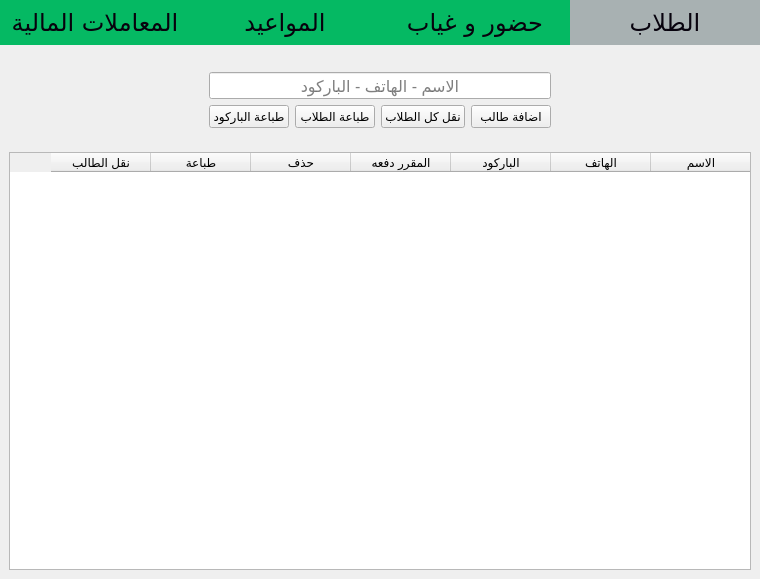
<?xml version="1.0" encoding="UTF-8"?>
<ui version="4.0">
 <class>Form</class>
 <widget class="QWidget" name="Form">
  <property name="geometry">
   <rect>
    <x>0</x>
    <y>0</y>
    <width>760</width>
    <height>579</height>
   </rect>
  </property>
  <property name="windowTitle">
   <string>Form</string>
  </property>
  <layout class="QVBoxLayout" name="verticalLayout">
   <property name="spacing">
    <number>0</number>
   </property>
   <property name="margin">
    <number>0</number>
   </property>
   <item>
    <widget class="QWidget" name="widget_4" native="true">
     <property name="sizePolicy">
      <sizepolicy hsizetype="Preferred" vsizetype="Preferred">
       <horstretch>0</horstretch>
       <verstretch>0</verstretch>
      </sizepolicy>
     </property>
     <property name="styleSheet">
      <string notr="true">QPushButton
{
background-color: #05B963;
color:#07020D;
padding:8px;
border:0px;
}


</string>
     </property>
     <layout class="QHBoxLayout" name="horizontalLayout_2">
      <property name="spacing">
       <number>0</number>
      </property>
      <property name="margin">
       <number>0</number>
      </property>
      <item>
       <widget class="QPushButton" name="mony_btn">
        <property name="sizePolicy">
         <sizepolicy hsizetype="Minimum" vsizetype="Preferred">
          <horstretch>0</horstretch>
          <verstretch>0</verstretch>
         </sizepolicy>
        </property>
        <property name="font">
         <font>
          <family>Alarabiya Font</family>
          <pointsize>18</pointsize>
         </font>
        </property>
        <property name="text">
         <string>المعاملات المالية</string>
        </property>
        <property name="icon">
         <iconset resource="../views/source.qrc">
          <normaloff>:/n/img/Money-100.png</normaloff>:/n/img/Money-100.png</iconset>
        </property>
        <property name="iconSize">
         <size>
          <width>30</width>
          <height>30</height>
         </size>
        </property>
       </widget>
      </item>
      <item>
       <widget class="QPushButton" name="attend_btn">
        <property name="sizePolicy">
         <sizepolicy hsizetype="Minimum" vsizetype="Preferred">
          <horstretch>0</horstretch>
          <verstretch>0</verstretch>
         </sizepolicy>
        </property>
        <property name="font">
         <font>
          <family>Alarabiya Font</family>
          <pointsize>18</pointsize>
         </font>
        </property>
        <property name="text">
         <string>المواعيد</string>
        </property>
        <property name="icon">
         <iconset resource="../views/source.qrc">
          <normaloff>:/n/img/Event Accepted Tentatively Filled-100.png</normaloff>:/n/img/Event Accepted Tentatively Filled-100.png</iconset>
        </property>
        <property name="iconSize">
         <size>
          <width>30</width>
          <height>30</height>
         </size>
        </property>
       </widget>
      </item>
      <item>
       <widget class="QPushButton" name="st_attend_btn">
        <property name="sizePolicy">
         <sizepolicy hsizetype="Minimum" vsizetype="Preferred">
          <horstretch>0</horstretch>
          <verstretch>0</verstretch>
         </sizepolicy>
        </property>
        <property name="font">
         <font>
          <family>Alarabiya Font</family>
          <pointsize>18</pointsize>
         </font>
        </property>
        <property name="text">
         <string>حضور و غياب</string>
        </property>
        <property name="icon">
         <iconset resource="../views/source.qrc">
          <normaloff>:/n/img/Future-100.png</normaloff>:/n/img/Future-100.png</iconset>
        </property>
        <property name="iconSize">
         <size>
          <width>30</width>
          <height>30</height>
         </size>
        </property>
       </widget>
      </item>
      <item>
       <widget class="QPushButton" name="students_btn">
        <property name="sizePolicy">
         <sizepolicy hsizetype="Minimum" vsizetype="Preferred">
          <horstretch>0</horstretch>
          <verstretch>0</verstretch>
         </sizepolicy>
        </property>
        <property name="font">
         <font>
          <family>Alarabiya Font</family>
          <pointsize>18</pointsize>
         </font>
        </property>
        <property name="styleSheet">
         <string notr="true">background:#A8B1B2;</string>
        </property>
        <property name="text">
         <string>الطلاب</string>
        </property>
        <property name="icon">
         <iconset resource="../views/source.qrc">
          <normaloff>:/n/img/users-group.png</normaloff>:/n/img/users-group.png</iconset>
        </property>
        <property name="iconSize">
         <size>
          <width>30</width>
          <height>30</height>
         </size>
        </property>
        <property name="checkable">
         <bool>true</bool>
        </property>
        <property name="checked">
         <bool>true</bool>
        </property>
       </widget>
      </item>
     </layout>
    </widget>
   </item>
   <item>
    <widget class="QStackedWidget" name="stackedWidget">
     <property name="currentIndex">
      <number>1</number>
     </property>
     <widget class="QWidget" name="attend">
      <layout class="QVBoxLayout" name="verticalLayout_4">
       <property name="spacing">
        <number>0</number>
       </property>
       <property name="margin">
        <number>0</number>
       </property>
       <item>
        <widget class="QWidget" name="widget_6" native="true">
         <property name="sizePolicy">
          <sizepolicy hsizetype="Preferred" vsizetype="Preferred">
           <horstretch>0</horstretch>
           <verstretch>1</verstretch>
          </sizepolicy>
         </property>
         <property name="styleSheet">
          <string notr="true"/>
         </property>
         <layout class="QHBoxLayout" name="horizontalLayout">
          <property name="spacing">
           <number>0</number>
          </property>
          <property name="margin">
           <number>0</number>
          </property>
          <item>
           <widget class="QPushButton" name="course_time_finish_btn">
            <property name="sizePolicy">
             <sizepolicy hsizetype="Minimum" vsizetype="Preferred">
              <horstretch>0</horstretch>
              <verstretch>0</verstretch>
             </sizepolicy>
            </property>
            <property name="styleSheet">
             <string notr="true">border:0px;background:#09C18D;color:#fff;</string>
            </property>
            <property name="text">
             <string>انهاء المواعيد</string>
            </property>
            <property name="checkable">
             <bool>true</bool>
            </property>
           </widget>
          </item>
          <item>
           <widget class="QPushButton" name="course_time_btn">
            <property name="sizePolicy">
             <sizepolicy hsizetype="Minimum" vsizetype="Preferred">
              <horstretch>0</horstretch>
              <verstretch>0</verstretch>
             </sizepolicy>
            </property>
            <property name="styleSheet">
             <string notr="true">border:0px;background:#35485F;color:#fff;</string>
            </property>
            <property name="text">
             <string>اختيار المواعيد</string>
            </property>
            <property name="checkable">
             <bool>false</bool>
            </property>
            <property name="checked">
             <bool>false</bool>
            </property>
           </widget>
          </item>
         </layout>
        </widget>
       </item>
       <item>
        <widget class="QWidget" name="widget_7" native="true">
         <property name="sizePolicy">
          <sizepolicy hsizetype="Preferred" vsizetype="Preferred">
           <horstretch>0</horstretch>
           <verstretch>1</verstretch>
          </sizepolicy>
         </property>
         <layout class="QHBoxLayout" name="horizontalLayout_4">
          <item>
           <spacer name="horizontalSpacer_4">
            <property name="orientation">
             <enum>Qt::Horizontal</enum>
            </property>
            <property name="sizeHint" stdset="0">
             <size>
              <width>40</width>
              <height>20</height>
             </size>
            </property>
           </spacer>
          </item>
          <item>
           <widget class="QDateEdit" name="start_dt">
            <property name="sizePolicy">
             <sizepolicy hsizetype="Expanding" vsizetype="Fixed">
              <horstretch>0</horstretch>
              <verstretch>0</verstretch>
             </sizepolicy>
            </property>
            <property name="alignment">
             <set>Qt::AlignCenter</set>
            </property>
            <property name="calendarPopup">
             <bool>true</bool>
            </property>
           </widget>
          </item>
          <item>
           <widget class="QLabel" name="label_25">
            <property name="text">
             <string>بداية الدورة</string>
            </property>
           </widget>
          </item>
          <item>
           <spacer name="horizontalSpacer_3">
            <property name="orientation">
             <enum>Qt::Horizontal</enum>
            </property>
            <property name="sizeHint" stdset="0">
             <size>
              <width>40</width>
              <height>20</height>
             </size>
            </property>
           </spacer>
          </item>
         </layout>
        </widget>
       </item>
       <item>
        <widget class="QStackedWidget" name="stackedWidget_2">
         <property name="sizePolicy">
          <sizepolicy hsizetype="Preferred" vsizetype="Preferred">
           <horstretch>0</horstretch>
           <verstretch>6</verstretch>
          </sizepolicy>
         </property>
         <property name="styleSheet">
          <string notr="true"/>
         </property>
         <property name="currentIndex">
          <number>1</number>
         </property>
         <widget class="QWidget" name="page">
          <property name="styleSheet">
           <string notr="true"/>
          </property>
          <layout class="QVBoxLayout" name="verticalLayout_6">
           <item>
            <widget class="QPushButton" name="add_btn_dates">
             <property name="text">
              <string>اضافة</string>
             </property>
             <property name="icon">
              <iconset resource="../views/source.qrc">
               <normaloff>:/n/img/Plus-500.png</normaloff>:/n/img/Plus-500.png</iconset>
             </property>
             <property name="iconSize">
              <size>
               <width>30</width>
               <height>30</height>
              </size>
             </property>
             <property name="flat">
              <bool>true</bool>
             </property>
            </widget>
           </item>
           <item>
            <widget class="QTableWidget" name="table_dates">
             <property name="layoutDirection">
              <enum>Qt::RightToLeft</enum>
             </property>
             <property name="editTriggers">
              <set>QAbstractItemView::NoEditTriggers</set>
             </property>
             <column>
              <property name="text">
               <string>التاريخ</string>
              </property>
             </column>
             <column>
              <property name="text">
               <string>اليوم</string>
              </property>
             </column>
             <column>
              <property name="text">
               <string>من</string>
              </property>
             </column>
             <column>
              <property name="text">
               <string>الى</string>
              </property>
             </column>
             <column>
              <property name="text">
               <string>حذف</string>
              </property>
             </column>
             <column>
              <property name="text">
               <string>تعديل</string>
              </property>
             </column>
            </widget>
           </item>
          </layout>
         </widget>
         <widget class="QWidget" name="page_3">
          <property name="styleSheet">
           <string notr="true"/>
          </property>
          <layout class="QGridLayout" name="gridLayout">
           <item row="0" column="1">
            <widget class="QPushButton" name="add_btn_days">
             <property name="text">
              <string>اضافة</string>
             </property>
             <property name="icon">
              <iconset resource="../views/source.qrc">
               <normaloff>:/n/img/Plus-500.png</normaloff>:/n/img/Plus-500.png</iconset>
             </property>
             <property name="iconSize">
              <size>
               <width>30</width>
               <height>30</height>
              </size>
             </property>
             <property name="flat">
              <bool>true</bool>
             </property>
            </widget>
           </item>
           <item row="0" column="0">
            <widget class="QPushButton" name="finish_days">
             <property name="text">
              <string>انهاء</string>
             </property>
             <property name="icon">
              <iconset resource="../views/source.qrc">
               <normaloff>:/n/img/Checkmark-512 (1).png</normaloff>:/n/img/Checkmark-512 (1).png</iconset>
             </property>
             <property name="iconSize">
              <size>
               <width>30</width>
               <height>30</height>
              </size>
             </property>
             <property name="flat">
              <bool>true</bool>
             </property>
            </widget>
           </item>
           <item row="1" column="0" colspan="2">
            <widget class="QTableWidget" name="table_days">
             <property name="layoutDirection">
              <enum>Qt::RightToLeft</enum>
             </property>
             <property name="editTriggers">
              <set>QAbstractItemView::NoEditTriggers</set>
             </property>
             <column>
              <property name="text">
               <string>اليوم</string>
              </property>
             </column>
             <column>
              <property name="text">
               <string>من</string>
              </property>
             </column>
             <column>
              <property name="text">
               <string>الى</string>
              </property>
             </column>
             <column>
              <property name="text">
               <string>حذف</string>
              </property>
             </column>
            </widget>
           </item>
          </layout>
         </widget>
        </widget>
       </item>
      </layout>
     </widget>
     <widget class="QWidget" name="all_st">
      <layout class="QVBoxLayout" name="verticalLayout_7">
       <item>
        <widget class="QWidget" name="widget_11" native="true">
         <property name="layoutDirection">
          <enum>Qt::RightToLeft</enum>
         </property>
         <layout class="QHBoxLayout" name="horizontalLayout_5" stretch="0,0,0">
          <property name="spacing">
           <number>9</number>
          </property>
          <property name="leftMargin">
           <number>10</number>
          </property>
          <property name="topMargin">
           <number>9</number>
          </property>
          <property name="rightMargin">
           <number>9</number>
          </property>
          <property name="bottomMargin">
           <number>9</number>
          </property>
          <item>
           <widget class="QWidget" name="widget_26" native="true"/>
          </item>
          <item>
           <widget class="QWidget" name="widget_28" native="true">
            <layout class="QGridLayout" name="gridLayout_2">
             <item row="1" column="1">
              <widget class="QPushButton" name="add_student_btn">
               <property name="sizePolicy">
                <sizepolicy hsizetype="Preferred" vsizetype="Fixed">
                 <horstretch>0</horstretch>
                 <verstretch>0</verstretch>
                </sizepolicy>
               </property>
               <property name="layoutDirection">
                <enum>Qt::LeftToRight</enum>
               </property>
               <property name="text">
                <string>اضافة طالب</string>
               </property>
               <property name="icon">
                <iconset resource="../views/source.qrc">
                 <normaloff>:/n/img/Plus-500.png</normaloff>:/n/img/Plus-500.png</iconset>
               </property>
               <property name="iconSize">
                <size>
                 <width>30</width>
                 <height>30</height>
                </size>
               </property>
              </widget>
             </item>
             <item row="1" column="4">
              <widget class="QPushButton" name="print_btn">
               <property name="layoutDirection">
                <enum>Qt::LeftToRight</enum>
               </property>
               <property name="text">
                <string>طباعة الباركود</string>
               </property>
               <property name="icon">
                <iconset resource="../views/source.qrc">
                 <normaloff>:/n/img/Printer Door Open Filled-100.png</normaloff>:/n/img/Printer Door Open Filled-100.png</iconset>
               </property>
               <property name="iconSize">
                <size>
                 <width>30</width>
                 <height>30</height>
                </size>
               </property>
              </widget>
             </item>
             <item row="0" column="1" colspan="4">
              <widget class="QLineEdit" name="st_edt_2">
               <property name="sizePolicy">
                <sizepolicy hsizetype="Preferred" vsizetype="Preferred">
                 <horstretch>0</horstretch>
                 <verstretch>0</verstretch>
                </sizepolicy>
               </property>
               <property name="font">
                <font>
                 <pointsize>12</pointsize>
                </font>
               </property>
               <property name="alignment">
                <set>Qt::AlignCenter</set>
               </property>
               <property name="placeholderText">
                <string>الاسم - الهاتف - الباركود</string>
               </property>
              </widget>
             </item>
             <item row="1" column="2">
              <widget class="QPushButton" name="sw_btn">
               <property name="layoutDirection">
                <enum>Qt::LeftToRight</enum>
               </property>
               <property name="text">
                <string>نقل كل الطلاب</string>
               </property>
               <property name="icon">
                <iconset resource="../views/source.qrc">
                 <normaloff>:/n/img/Recycling-104.png</normaloff>:/n/img/Recycling-104.png</iconset>
               </property>
               <property name="iconSize">
                <size>
                 <width>30</width>
                 <height>30</height>
                </size>
               </property>
              </widget>
             </item>
             <item row="1" column="3">
              <widget class="QPushButton" name="print_students">
               <property name="layoutDirection">
                <enum>Qt::LeftToRight</enum>
               </property>
               <property name="text">
                <string>طباعة الطلاب</string>
               </property>
               <property name="icon">
                <iconset resource="../views/source.qrc">
                 <normaloff>:/n/img/Printer Door Open Filled-100.png</normaloff>:/n/img/Printer Door Open Filled-100.png</iconset>
               </property>
               <property name="iconSize">
                <size>
                 <width>30</width>
                 <height>30</height>
                </size>
               </property>
              </widget>
             </item>
            </layout>
           </widget>
          </item>
          <item>
           <widget class="QWidget" name="widget_27" native="true"/>
          </item>
         </layout>
        </widget>
       </item>
       <item>
        <widget class="QTableWidget" name="st_cs_table">
         <property name="layoutDirection">
          <enum>Qt::RightToLeft</enum>
         </property>
         <property name="editTriggers">
          <set>QAbstractItemView::NoEditTriggers</set>
         </property>
         <column>
          <property name="text">
           <string>الاسم</string>
          </property>
         </column>
         <column>
          <property name="text">
           <string>الهاتف</string>
          </property>
         </column>
         <column>
          <property name="text">
           <string>الباركود</string>
          </property>
         </column>
         <column>
          <property name="text">
           <string>المقرر دفعه</string>
          </property>
         </column>
         <column>
          <property name="text">
           <string>حذف</string>
          </property>
         </column>
         <column>
          <property name="text">
           <string>طباعة</string>
          </property>
         </column>
         <column>
          <property name="text">
           <string>نقل الطالب</string>
          </property>
         </column>
        </widget>
       </item>
      </layout>
     </widget>
     <widget class="QWidget" name="attend_page">
      <layout class="QVBoxLayout" name="verticalLayout_8">
       <property name="spacing">
        <number>0</number>
       </property>
       <property name="margin">
        <number>0</number>
       </property>
       <item>
        <widget class="QWidget" name="widget_12" native="true">
         <property name="sizePolicy">
          <sizepolicy hsizetype="Preferred" vsizetype="Preferred">
           <horstretch>0</horstretch>
           <verstretch>1</verstretch>
          </sizepolicy>
         </property>
         <layout class="QHBoxLayout" name="horizontalLayout_6">
          <item>
           <widget class="QWidget" name="widget_14" native="true"/>
          </item>
          <item>
           <widget class="QWidget" name="widget_16" native="true">
            <layout class="QGridLayout" name="gridLayout_4">
             <item row="3" column="0" colspan="2">
              <widget class="QWidget" name="widget_23" native="true">
               <layout class="QHBoxLayout" name="horizontalLayout_8">
                <item>
                 <widget class="QPushButton" name="st_attend_print_btn">
                  <property name="text">
                   <string>طباعة</string>
                  </property>
                  <property name="icon">
                   <iconset resource="../views/source.qrc">
                    <normaloff>:/n/img/Printer Door Open Filled-100.png</normaloff>:/n/img/Printer Door Open Filled-100.png</iconset>
                  </property>
                  <property name="iconSize">
                   <size>
                    <width>30</width>
                    <height>30</height>
                   </size>
                  </property>
                  <property name="flat">
                   <bool>true</bool>
                  </property>
                 </widget>
                </item>
                <item>
                 <widget class="QPushButton" name="abs_btn">
                  <property name="layoutDirection">
                   <enum>Qt::LeftToRight</enum>
                  </property>
                  <property name="text">
                   <string>غياب الكل</string>
                  </property>
                  <property name="icon">
                   <iconset resource="../views/source.qrc">
                    <normaloff>:/n/img/Cancel-500.png</normaloff>:/n/img/Cancel-500.png</iconset>
                  </property>
                  <property name="iconSize">
                   <size>
                    <width>30</width>
                    <height>30</height>
                   </size>
                  </property>
                  <property name="flat">
                   <bool>true</bool>
                  </property>
                 </widget>
                </item>
                <item>
                 <widget class="QPushButton" name="att_btn">
                  <property name="layoutDirection">
                   <enum>Qt::LeftToRight</enum>
                  </property>
                  <property name="text">
                   <string>تحضير الكل</string>
                  </property>
                  <property name="icon">
                   <iconset resource="../views/source.qrc">
                    <normaloff>:/n/img/Checkmark-512 (1).png</normaloff>:/n/img/Checkmark-512 (1).png</iconset>
                  </property>
                  <property name="iconSize">
                   <size>
                    <width>30</width>
                    <height>30</height>
                   </size>
                  </property>
                  <property name="flat">
                   <bool>true</bool>
                  </property>
                 </widget>
                </item>
                <item>
                 <widget class="QPushButton" name="st_attend_search_btn">
                  <property name="text">
                   <string>بحث</string>
                  </property>
                  <property name="icon">
                   <iconset resource="../views/source.qrc">
                    <normaloff>:/n/img/Search-100.png</normaloff>:/n/img/Search-100.png</iconset>
                  </property>
                  <property name="iconSize">
                   <size>
                    <width>30</width>
                    <height>30</height>
                   </size>
                  </property>
                  <property name="flat">
                   <bool>true</bool>
                  </property>
                 </widget>
                </item>
               </layout>
              </widget>
             </item>
             <item row="1" column="0" colspan="2">
              <widget class="QWidget" name="widget" native="true">
               <property name="layoutDirection">
                <enum>Qt::RightToLeft</enum>
               </property>
               <layout class="QHBoxLayout" name="horizontalLayout_3">
                <item>
                 <widget class="QRadioButton" name="all_rd">
                  <property name="text">
                   <string>الكل</string>
                  </property>
                  <property name="checked">
                   <bool>true</bool>
                  </property>
                 </widget>
                </item>
                <item>
                 <widget class="QRadioButton" name="attend_rd">
                  <property name="text">
                   <string>حضور</string>
                  </property>
                 </widget>
                </item>
                <item>
                 <widget class="QRadioButton" name="absent_rd">
                  <property name="text">
                   <string>غياب</string>
                  </property>
                 </widget>
                </item>
               </layout>
              </widget>
             </item>
             <item row="0" column="0">
              <widget class="QComboBox" name="attend_day"/>
             </item>
             <item row="0" column="1">
              <widget class="QLabel" name="label_8">
               <property name="sizePolicy">
                <sizepolicy hsizetype="Fixed" vsizetype="Preferred">
                 <horstretch>0</horstretch>
                 <verstretch>0</verstretch>
                </sizepolicy>
               </property>
               <property name="text">
                <string>اختر الحصة</string>
               </property>
              </widget>
             </item>
             <item row="2" column="0" colspan="2">
              <widget class="Line" name="line">
               <property name="orientation">
                <enum>Qt::Horizontal</enum>
               </property>
              </widget>
             </item>
            </layout>
           </widget>
          </item>
          <item>
           <widget class="QWidget" name="widget_15" native="true"/>
          </item>
         </layout>
        </widget>
       </item>
       <item>
        <widget class="QWidget" name="widget_13" native="true">
         <property name="sizePolicy">
          <sizepolicy hsizetype="Preferred" vsizetype="Preferred">
           <horstretch>0</horstretch>
           <verstretch>9</verstretch>
          </sizepolicy>
         </property>
         <layout class="QVBoxLayout" name="verticalLayout_9">
          <item>
           <widget class="QTableWidget" name="st_attend_table">
            <property name="layoutDirection">
             <enum>Qt::RightToLeft</enum>
            </property>
            <property name="editTriggers">
             <set>QAbstractItemView::NoEditTriggers</set>
            </property>
            <column>
             <property name="text">
              <string>الاسم</string>
             </property>
            </column>
            <column>
             <property name="text">
              <string>الهاتف</string>
             </property>
            </column>
            <column>
             <property name="text">
              <string>الباركود</string>
             </property>
            </column>
            <column>
             <property name="text">
              <string>الحالة</string>
             </property>
            </column>
           </widget>
          </item>
         </layout>
        </widget>
       </item>
      </layout>
     </widget>
     <widget class="QWidget" name="mony_page">
      <layout class="QVBoxLayout" name="verticalLayout_11">
       <property name="spacing">
        <number>0</number>
       </property>
       <property name="margin">
        <number>0</number>
       </property>
       <item>
        <widget class="QWidget" name="widget_18" native="true">
         <property name="sizePolicy">
          <sizepolicy hsizetype="Preferred" vsizetype="Preferred">
           <horstretch>0</horstretch>
           <verstretch>1</verstretch>
          </sizepolicy>
         </property>
         <layout class="QHBoxLayout" name="horizontalLayout_7">
          <item>
           <widget class="QWidget" name="widget_19" native="true"/>
          </item>
          <item>
           <widget class="QWidget" name="widget_20" native="true">
            <layout class="QGridLayout" name="gridLayout_5">
             <item row="0" column="1">
              <widget class="QLabel" name="label_9">
               <property name="sizePolicy">
                <sizepolicy hsizetype="Fixed" vsizetype="Preferred">
                 <horstretch>0</horstretch>
                 <verstretch>0</verstretch>
                </sizepolicy>
               </property>
               <property name="text">
                <string/>
               </property>
              </widget>
             </item>
             <item row="0" column="0">
              <widget class="QComboBox" name="bill_day"/>
             </item>
             <item row="1" column="0" colspan="2">
              <widget class="QWidget" name="widget_24" native="true">
               <layout class="QHBoxLayout" name="horizontalLayout_9">
                <item>
                 <widget class="QPushButton" name="bill_print_btn">
                  <property name="text">
                   <string>طباعة</string>
                  </property>
                  <property name="icon">
                   <iconset resource="../views/source.qrc">
                    <normaloff>:/n/img/Printer Door Open Filled-100.png</normaloff>:/n/img/Printer Door Open Filled-100.png</iconset>
                  </property>
                  <property name="iconSize">
                   <size>
                    <width>30</width>
                    <height>30</height>
                   </size>
                  </property>
                  <property name="flat">
                   <bool>true</bool>
                  </property>
                 </widget>
                </item>
                <item>
                 <widget class="QPushButton" name="bill_search_btn">
                  <property name="text">
                   <string>بحث</string>
                  </property>
                  <property name="icon">
                   <iconset resource="../views/source.qrc">
                    <normaloff>:/n/img/Search-100.png</normaloff>:/n/img/Search-100.png</iconset>
                  </property>
                  <property name="iconSize">
                   <size>
                    <width>30</width>
                    <height>30</height>
                   </size>
                  </property>
                  <property name="flat">
                   <bool>true</bool>
                  </property>
                 </widget>
                </item>
               </layout>
              </widget>
             </item>
            </layout>
           </widget>
          </item>
          <item>
           <widget class="QWidget" name="widget_21" native="true"/>
          </item>
         </layout>
        </widget>
       </item>
       <item>
        <widget class="QWidget" name="widget_17" native="true">
         <property name="sizePolicy">
          <sizepolicy hsizetype="Preferred" vsizetype="Preferred">
           <horstretch>0</horstretch>
           <verstretch>9</verstretch>
          </sizepolicy>
         </property>
         <layout class="QVBoxLayout" name="verticalLayout_10">
          <property name="spacing">
           <number>0</number>
          </property>
          <property name="margin">
           <number>0</number>
          </property>
          <item>
           <widget class="QTableWidget" name="bill_table">
            <property name="sizePolicy">
             <sizepolicy hsizetype="Expanding" vsizetype="Preferred">
              <horstretch>0</horstretch>
              <verstretch>8</verstretch>
             </sizepolicy>
            </property>
            <property name="layoutDirection">
             <enum>Qt::RightToLeft</enum>
            </property>
            <property name="editTriggers">
             <set>QAbstractItemView::NoEditTriggers</set>
            </property>
            <column>
             <property name="text">
              <string>الاسم</string>
             </property>
            </column>
            <column>
             <property name="text">
              <string>الهاتف</string>
             </property>
            </column>
            <column>
             <property name="text">
              <string>الباركود</string>
             </property>
            </column>
            <column>
             <property name="text">
              <string>المقرر دفعة</string>
             </property>
            </column>
            <column>
             <property name="text">
              <string>المدفوع</string>
             </property>
            </column>
            <column>
             <property name="text">
              <string>الباقى</string>
             </property>
            </column>
            <column>
             <property name="text">
              <string>دفع</string>
             </property>
            </column>
           </widget>
          </item>
          <item>
           <widget class="QWidget" name="widget_22" native="true">
            <property name="sizePolicy">
             <sizepolicy hsizetype="Preferred" vsizetype="Preferred">
              <horstretch>0</horstretch>
              <verstretch>2</verstretch>
             </sizepolicy>
            </property>
            <property name="styleSheet">
             <string notr="true">.QLabel
{
background:#000;
color:#fff;
}
</string>
            </property>
            <layout class="QGridLayout" name="gridLayout_6">
             <property name="horizontalSpacing">
              <number>2</number>
             </property>
             <property name="verticalSpacing">
              <number>1</number>
             </property>
             <property name="margin">
              <number>0</number>
             </property>
             <item row="1" column="1">
              <widget class="QLabel" name="label_14">
               <property name="layoutDirection">
                <enum>Qt::RightToLeft</enum>
               </property>
               <property name="text">
                <string>المدفوع</string>
               </property>
               <property name="alignment">
                <set>Qt::AlignCenter</set>
               </property>
              </widget>
             </item>
             <item row="0" column="0">
              <widget class="QLabel" name="tottal">
               <property name="sizePolicy">
                <sizepolicy hsizetype="Expanding" vsizetype="Preferred">
                 <horstretch>8</horstretch>
                 <verstretch>0</verstretch>
                </sizepolicy>
               </property>
               <property name="text">
                <string>0</string>
               </property>
               <property name="alignment">
                <set>Qt::AlignCenter</set>
               </property>
              </widget>
             </item>
             <item row="0" column="1">
              <widget class="QLabel" name="label_10">
               <property name="sizePolicy">
                <sizepolicy hsizetype="Preferred" vsizetype="Preferred">
                 <horstretch>2</horstretch>
                 <verstretch>0</verstretch>
                </sizepolicy>
               </property>
               <property name="layoutDirection">
                <enum>Qt::RightToLeft</enum>
               </property>
               <property name="text">
                <string>المقرر دفعه</string>
               </property>
               <property name="alignment">
                <set>Qt::AlignCenter</set>
               </property>
              </widget>
             </item>
             <item row="2" column="1">
              <widget class="QLabel" name="label_16">
               <property name="layoutDirection">
                <enum>Qt::RightToLeft</enum>
               </property>
               <property name="text">
                <string>الباقى</string>
               </property>
               <property name="alignment">
                <set>Qt::AlignCenter</set>
               </property>
              </widget>
             </item>
             <item row="1" column="0">
              <widget class="QLabel" name="baid">
               <property name="sizePolicy">
                <sizepolicy hsizetype="Expanding" vsizetype="Preferred">
                 <horstretch>0</horstretch>
                 <verstretch>0</verstretch>
                </sizepolicy>
               </property>
               <property name="text">
                <string>0</string>
               </property>
               <property name="alignment">
                <set>Qt::AlignCenter</set>
               </property>
              </widget>
             </item>
             <item row="2" column="0">
              <widget class="QLabel" name="rest">
               <property name="sizePolicy">
                <sizepolicy hsizetype="Expanding" vsizetype="Preferred">
                 <horstretch>0</horstretch>
                 <verstretch>0</verstretch>
                </sizepolicy>
               </property>
               <property name="text">
                <string>0</string>
               </property>
               <property name="alignment">
                <set>Qt::AlignCenter</set>
               </property>
              </widget>
             </item>
            </layout>
           </widget>
          </item>
         </layout>
        </widget>
       </item>
      </layout>
     </widget>
    </widget>
   </item>
  </layout>
 </widget>
 <resources>
  <include location="../views/source.qrc"/>
 </resources>
 <connections/>
</ui>
